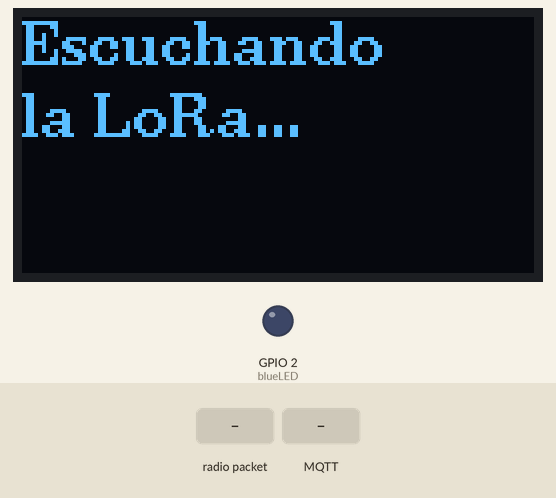
Simulated run of this program. Board: ESP32. Parts: 128×64 one-colour display, output pins drawn as LEDs (lit = HIGH). Inputs (shaded band) come from the test bench. WiFi joins after 1.5 s; servers stay silent unless stated; uploads are accepted with an empty reply; random numbers use the default seed unless the program sets one; no radio packets arrive unless stated; no MQTT or app messages arrive unless stated; what the program prints to the serial monitor is not drawn.

Above: at 4.9 s.
5.0 s: radio packet "true" arrives
At 5.5 s:
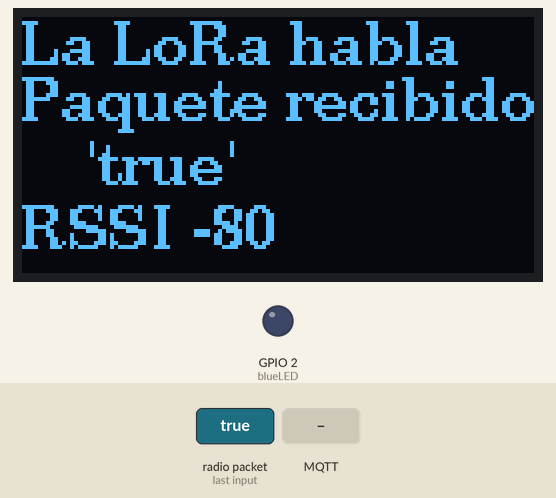
6.5 s: MQTT message "true" arrives on the first subscribed topic
At 15.3 s:
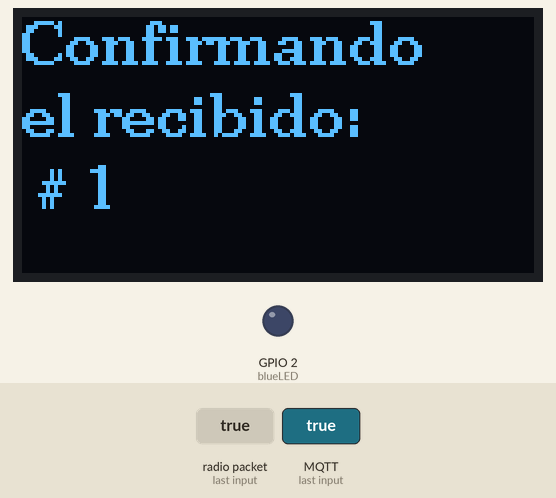
Timing chart, 0 to 16.8 s (numbered marks = the images above; inputs shaded):
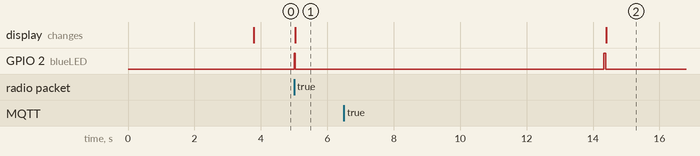

The program:

main.cpp
```cpp
#include <Arduino.h>
#include "Splitter.h"
#include <WiFi.h>
#include <HTTPClient.h>
#include <ArduinoJson.h>
#include <PubSubClient.h>
#include "user-variables.h"
#include <SPI.h>
#include <LoRa.h>       // https://github.com/sandeepmistry/arduino-LoRa
#include <U8g2lib.h>   // https://github.com/olikraus/U8g2_Arduino


//CONFIGURACION DE SENSORES Y ACTUADORES
struct Config                               //PINS-INPUTS (json construct setup)
{
  float sensor1;
  float sensor2;
  int ledstate;
};
Config config;

//PINS-OUTPUTS
#define OFF 0   // For LED
#define ON 1
// SPI LoRa Radio
#define LORA_SCK 5        // GPIO5 - SX1276 SCK
#define LORA_MISO 19     // GPIO19 - SX1276 MISO
#define LORA_MOSI 27    // GPIO27 - SX1276 MOSI
#define LORA_CS 18     // GPIO18 - SX1276 CS
#define LORA_RST 14   // GPIO14 - SX1276 RST
#define LORA_IRQ 26  // GPIO26 - SX1276 IRQ (interrupt request)
// I2C OLED Display works with SSD1306 driver
#define OLED_SDA 4
#define OLED_SCL 15
#define OLED_RST 16

//Functions definitions
void sendToDashboard(const Config & config);
bool get_mqtt_credentials();
void check_mqtt_connection();
bool reconnect();
void process_sensors();
void process_actuators();
void connect_to_IoTCRv2();
void send_data_to_broker();
void callback(char *topic, byte *payload, unsigned int length);
void process_incoming_msg(String topic, String incoming);
void print_stats();
void clear();
void listeningLora();
void sendOkLoRa();


//Global Vars
WiFiClient espclient;
PubSubClient client(espclient);
Splitter splitter;
DynamicJsonDocument mqtt_data_doc(2048);
U8G2_SSD1306_128X64_NONAME_F_SW_I2C Display(U8G2_R0, /* clock=*/ OLED_SCL, /* data=*/ OLED_SDA, /* reset=*/ OLED_RST); // Full framebuffer, SW I2C

long lastReconnectAttemp = 0;
long varsLastSend[20];
String last_received_msg = "";
String last_received_topic = "";
long lastStats = 0;
long lastsendToDB = 0;
String rssi = "";
String packet = "";
const int blueLED = LED_BUILTIN;
bool dataLoRa = false;

// Start Subroutines
#include <iotcrv2-conector.h>


//_________________________________SET-UP_______________________________________
void setup()
{
  Serial.begin(115200);
  while (!Serial);
  pinMode(blueLED, OUTPUT); // For LED feedback

  Serial.println("LoRa Receiver");
  Display.begin();
  Display.enableUTF8Print();    // enable UTF8 support for the Arduino print() function
  Display.setFont(u8g2_font_ncenB10_tr);


  // Very important for SPI pin configuration!
  SPI.begin(LORA_SCK, LORA_MISO, LORA_MOSI, LORA_CS);
  // Very important for LoRa Radio pin configuration!
  LoRa.setPins(LORA_CS, LORA_RST, LORA_IRQ);

  if (!LoRa.begin(915E6)) {
    Serial.println("Starting LoRa failed!");
    while (1);
  }
  // The larger the spreading factor the greater the range but slower data rate
  // Send and receive radios need to be set the same
  LoRa.setSpreadingFactor(12);  // ranges from 6-12, default 7 see API docs
  LoRa.setTxPower(14, PA_OUTPUT_RFO_PIN);

  clear();
  Serial.print("\n\n\nWiFi Connection in Progress" );
  WiFi.begin(wifi_ssid, wifi_password);

  int counter = 0;

  while (WiFi.status() != WL_CONNECTED)
  {
    delay(500);
    Serial.print(".");
    counter++;

    if (counter > 10)
    {
      Serial.print("  ⤵");
      Serial.print("\n\n         Ups WiFi Connection Failed :( ");
      Serial.println(" -> Restarting..." );
      delay(2000);
      ESP.restart();
    }
  }

  Serial.print("  ⤵" );
  //Printing local ip
  Serial.println( "\n\n         WiFi Connection -> SUCCESS :)" );
  Serial.print("\n         Local IP -> ");
  Serial.print(WiFi.localIP());

  get_mqtt_credentials();
  client.setCallback(callback);
}


//__________________________________LOOP________________________________________
void loop()
{
  listeningLora();
  if(dataLoRa){
    check_mqtt_connection();
    client.loop();
    sendToDashboard(config);
    print_stats();
    delay(5000);
    sendOkLoRa();
  }
}

//________________________________LISTENING_LORA ⤵________________________________
void listeningLora()
{
 // try to parse packet
  Serial.println("Escuchando mensajes LoRa");
  Display.clearBuffer();
  Display.setCursor(0,12); Display.print("Escuchando");
  Display.setCursor(0,30); Display.print("la LoRa...");
  Display.sendBuffer();

  int packetSize = LoRa.parsePacket();
  if (packetSize)
  {
    dataLoRa = true;
    Serial.print("Llego un mensaje...'");
    digitalWrite(blueLED, ON);                                 // Turn blue LED on
    packet = "";                                               // Clear packet

    while (LoRa.available())
    {
      packet += (char)LoRa.read();                             // Assemble new packet
    }
    rssi = LoRa.packetRssi();

    // Display Info
    Display.clearBuffer();
    Display.setCursor(0,12); Display.print("La LoRa habla");
    Display.setCursor(0,26); Display.print("Paquete recibido:");
    Display.setCursor(0,42); Display.print("    '" + packet + "'");
    Display.setCursor(0,58); Display.print("RSSI " + rssi);
    Display.sendBuffer();

    digitalWrite(blueLED, OFF); // Turn blue LED off
    Serial.println(packet + "' con RSSI " + rssi);

    config.sensor1 = packet.toFloat();
  }
}


//________________________________CONFIRMAR ENVIO A NODO_LORA⤵________________________________
void sendOkLoRa()
{
  dataLoRa = false;
  bool response = true;
  Serial.print("enviando confirmación... ");

  digitalWrite(blueLED, ON);  // Turn blue LED on
  // send packet
  LoRa.beginPacket();
  LoRa.print(response);
  LoRa.endPacket();
  digitalWrite(blueLED, OFF); // Turn blue LED off

  // Display Info
  Display.clearBuffer();
  Display.setCursor(0,12); Display.print("Confirmando");
  Display.setCursor(0,30); Display.print("el recibido:");
  Display.setCursor(0,48); Display.print(" # " + (String)response);
  Display.sendBuffer();
  delay(5000);
}


//________________________PUBLICAR EN IoTPROJECTS ⤵_____________________________
void sendToDashboard(const Config & config)
{

//*********************CADA POSICIÓN ES UN WIDGET QUE CREASTE*******************

    mqtt_data_doc["variables"][0]["last"]["value"] = config.sensor1;
                                                       //posición 1 del template
    mqtt_data_doc["variables"][1]["last"]["value"] = config.sensor1;
                                                       //posición 2 del template
    mqtt_data_doc["variables"][2]["last"]["value"] = config.sensor1;
                                                       //posición 3 del template

    send_data_to_broker();
//******************************************************************************
}


//________________________________ACTUADORES ⤵__________________________________
void process_actuators()
{
  if (mqtt_data_doc["variables"][4]["last"]["value"] == "true")
                                                       //posición 4 del template
  {
    digitalWrite(blueLED, HIGH);
    mqtt_data_doc["variables"][4]["last"]["value"] = "";
    varsLastSend[6] = 0;                               //posición 6 del template
  }
  else if (mqtt_data_doc["variables"][5]["last"]["value"] == "false")
                                                       //posición 4 del template
  {
    digitalWrite(blueLED, LOW);
    mqtt_data_doc["variables"][5]["last"]["value"] = "";
    varsLastSend[6] = 0;                               //posición 6 del template
  }
}


//_________________________________PRINTS ⤵_____________________________________
void print_stats()
{
  long now = millis();

  if (now - lastStats > 2000)
  {
    lastStats = millis();
    clear();
    Serial.print("\n");
    Serial.print( "\n╔══════════════════════════╗" );
    Serial.print( "\n║       SYSTEM STATS       ║" );
    Serial.print( "\n╚══════════════════════════╝" );
    Serial.print("\n\n");
    Serial.print("\n\n");

    Serial.print( "# \t Name \t\t Var \t\t Type  \t\t Count  \t\t Last V \n\n");
    for (int i = 0; i < mqtt_data_doc["variables"].size(); i++)
    {
      String variableFullName = mqtt_data_doc["variables"][i]["variableFullName"];
      String variable = mqtt_data_doc["variables"][i]["variable"];
      String variableType = mqtt_data_doc["variables"][i]["variableType"];
      String lastMsg = mqtt_data_doc["variables"][i]["last"];
      long counter = mqtt_data_doc["variables"][i]["counter"];

      Serial.println(String(i) + " \t " + variableFullName.substring(0,5) + " \t\t " + variable.substring(0,10) + " \t " + variableType.substring(0,5) + " \t\t " + String(counter).substring(0,10) + " \t\t " + lastMsg);
    }
    Serial.println( "\n\n Last Incomming Msg -> " + last_received_msg);
  }
}
```

user-variables.h
```cpp
#include <Arduino.h>

//CONEXION CON IoTPROJECTS
String dId = "0034";
String webhook_pass = "hNzMCc6g9I";
String webhook_endpoint = "http://3.142.89.107:3001/api/getdevicecredentials";
const char *mqtt_server= "app.iotcostarica.ml";


//CONFIGURACION DE WiFi
const char *wifi_ssid = "IoTCR";
const char *wifi_password = "Projects17$";

const long sendDBInterval = 60000;
```

iotcrv2-conector.h
```cpp
//________________________________OBTENER_CREDENCIALES ⤵________________________
bool get_mqtt_credentials()
{


  Serial.print( "\n\n\nGetting MQTT Credentials from WebHook ⤵");
  delay(1000);

  String toSend = "dId=" + dId + "&password=" + webhook_pass;

  HTTPClient http;
  http.begin(webhook_endpoint);
  http.addHeader("Content-Type", "application/x-www-form-urlencoded");

  int response_code = http.POST(toSend);

  if (response_code < 0)
  {
    Serial.print("\n\n         Error Sending Post Request :( " );
    http.end();
    return false;
  }

  if (response_code != 200)
  {
    Serial.print("\n\n         Error in response :(   e-> " + response_code);
    http.end();
    return false;
  }

  if (response_code == 200)
  {
    String responseBody = http.getString();

    Serial.print( "\n\n         Mqtt Credentials Obtained Successfully :) " );

    deserializeJson(mqtt_data_doc, responseBody);
    http.end();
    delay(1000);
  }

  return true;
}

//____________________________CHECK_MQTT_CONECTION ⤵____________________________
void check_mqtt_connection()
{

  if (WiFi.status() != WL_CONNECTED)
  {
    Serial.print( "\n\n         Ups WiFi Connection Failed :( ");
    Serial.println(" -> Restarting...");
    delay(15000);
    ESP.restart();
  }

  if (!client.connected())
  {

    long now = millis();

    if (now - lastReconnectAttemp > 5000)
    {
      lastReconnectAttemp = millis();
      if (reconnect())
      {
        lastReconnectAttemp = 0;
      }
    }
  }
}

//________________________________SEND_TO_BROKER ⤵______________________________
void send_data_to_broker()
{

  for (int i = 0; i < mqtt_data_doc["variables"].size(); i++)
  {
    if (mqtt_data_doc["variables"][i]["variableType"] == "output")
    {
      continue;
    }
      varsLastSend[i] = millis();
      mqtt_data_doc["variables"][i]["last"]["save"] = 1;

      String str_root_topic = mqtt_data_doc["topic"];
      String str_variable = mqtt_data_doc["variables"][i]["variable"];
      String topic = str_root_topic + str_variable + "/sdata";
      String toSend = "";

      serializeJson(mqtt_data_doc["variables"][i]["last"], toSend);
      client.publish(topic.c_str(), toSend.c_str());

      //STATS
      long counter = mqtt_data_doc["variables"][i]["counter"];
      counter++;
      mqtt_data_doc["variables"][i]["counter"] = counter;
  }
}


//_________________________________ NO ES USADO POR AHORA_____________________________________________
void send_data_to_DB()
{
  long now = millis();

  for (int i = 0; i < mqtt_data_doc["variables"].size(); i++)
  {
    if (mqtt_data_doc["variables"][i]["variableType"] == "output")
    {
      continue;
    }

    mqtt_data_doc["variables"][i]["last"]["save"] = 1;

    String str_root_topic = mqtt_data_doc["topic"];
    String str_variable = mqtt_data_doc["variables"][i]["variable"];
    String topic = str_root_topic + str_variable + "/sdata";

    String toSend = "";

    serializeJson(mqtt_data_doc["variables"][i]["last"], toSend);
    client.publish(topic.c_str(), toSend.c_str());
    Serial.print(" Mqtt ENVIADO:) " );

    //STATS
    long counter = mqtt_data_doc["variables"][i]["counter"];
    counter++;
    mqtt_data_doc["variables"][i]["counter"] = counter;
  }
}


//________________________________RECONNECT ⤵___________________________________
bool reconnect()
{

  if (!get_mqtt_credentials())
  {
    Serial.println("\n\n      Error getting mqtt credentials :( \n\n RESTARTING IN 10 SECONDS");

    delay(10000);
    ESP.restart();
  }

  //Setting up Mqtt Server
  client.setServer(mqtt_server, 1883);

  Serial.print("\n\n\nTrying MQTT Connection ⤵");

  String str_client_id = "device_" + dId + "_" + random(1, 9999);
  const char *username = mqtt_data_doc["username"];
  const char *password = mqtt_data_doc["password"];
  String str_topic = mqtt_data_doc["topic"];

  if (client.connect(str_client_id.c_str(), username, password))
  {
    Serial.print( "\n\n         Mqtt Client Connected :) ");
    delay(2000);

    client.subscribe((str_topic + "+/actdata").c_str());
  }
  else
  {
    Serial.print( "\n\n         Mqtt Client Connection Failed :( " );
  }
}


//________________________________SENSORES ⤵____________________________________
//TEMPLATE ⤵
void process_incoming_msg(String topic, String incoming){

  last_received_topic = topic;
  last_received_msg = incoming;

  String variable = splitter.split(topic, '/', 2);

  for (int i = 0; i < mqtt_data_doc["variables"].size(); i++ ){

    if (mqtt_data_doc["variables"][i]["variable"] == variable){

      DynamicJsonDocument doc(256);
      deserializeJson(doc, incoming);
      mqtt_data_doc["variables"][i]["last"] = doc;

      long counter = mqtt_data_doc["variables"][i]["counter"];
      counter++;
      mqtt_data_doc["variables"][i]["counter"] = counter;
    }
  }

  process_actuators();

}

//________________________________CALLBACK ⤵____________________________________
void callback(char *topic, byte *payload, unsigned int length)
{

  String incoming = "";

  for (int i = 0; i < length; i++)
  {
    incoming += (char)payload[i];
  }

  incoming.trim();

  process_incoming_msg(String(topic), incoming);
}


//________________________________CLEAR_SERIAL ⤵________________________________
void clear()
{
  Serial.write(27);    // ESC command
  Serial.print("[2J"); // clear screen command
  Serial.write(27);
  Serial.print("[H"); // cursor to home command
}
```

Measured:
- after the input at 5.0 s, GPIO 2 (blueLED): LOW → HIGH at once, → LOW 0.03 s later; the display: changes at once (image 1)
